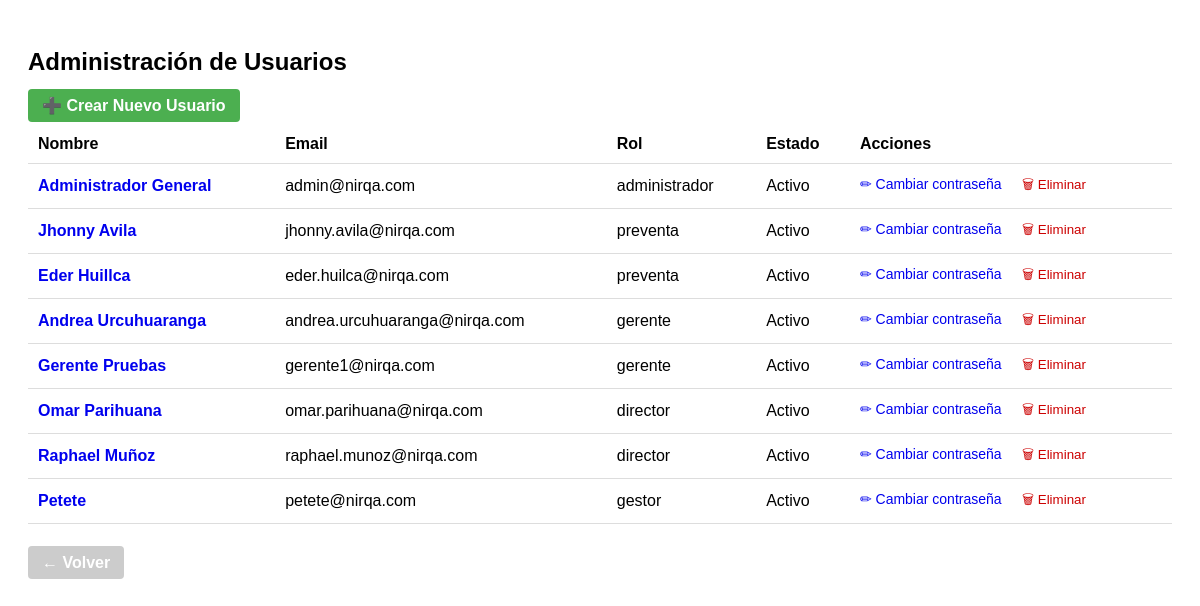
The page /admin/usuarios (signed in) on the database its author committed.
### tables this page shows
CREATE TABLE usuarios (
            id INTEGER PRIMARY KEY AUTOINCREMENT,
            nombre TEXT NOT NULL,
            email TEXT NOT NULL UNIQUE,
            password TEXT NOT NULL,
            rol TEXT NOT NULL CHECK (
                rol IN ('administrador', 'gerente', 'director', 'account_manager', 'preventa', 'gestor')
            ),
            activo INTEGER NOT NULL DEFAULT 1
        , ultima_actualizacion_password TEXT, password_anterior TEXT);

### app.py (the view)
@app.route("/admin/usuarios")
def admin_usuarios():
    if "usuario_id" not in session or session.get("rol") != "administrador":
        flash("Acceso denegado", "error")
        return redirect(url_for("index"))
    conn = get_db_connection()
    cursor = conn.cursor()
    cursor.execute("SELECT id, nombre, email, rol, activo FROM usuarios")
    usuarios = cursor.fetchall()
    conn.close()
    return render_template("admin_usuarios.html", usuarios=usuarios)

### app.py (called while the page is built)
@app.before_request
def verificar_acceso():
    rutas_publicas = ["/login", "/static", "/favicon.ico"]
    if not session.get("usuario_id"):
        if not any(request.path.startswith(r) for r in rutas_publicas):
            return redirect(url_for('login'))

### utils/db_connection.py (called while the page is built)
def get_db_connection():
    base_dir = os.path.dirname(os.path.abspath(__file__))
    db_path = os.path.join(base_dir, '..', 'database', 'crm_database.db')
    conn = sqlite3.connect(db_path)
    conn.row_factory = sqlite3.Row  # ✅ Esto permite acceder a las columnas por nombre
    return conn

### templates/admin_usuarios.html (shortened to what this page needs)
<!DOCTYPE html>
<html lang="es">
<head>
</head>
<body>
    <h2>Administración de Usuarios</h2>
    <a href="{{ url_for('crear_usuario') }}" class="button">➕ Crear Nuevo Usuario</a>
    <table>
        <thead>
            <tr>
                <th>Nombre</th>
                <th>Email</th>
                <th>Rol</th>
                <th>Estado</th>
                <th>Acciones</th>
            </tr>
        </thead>
        <tbody>
            {% for usuario in usuarios %}
            <tr>
                <td>
                  <a href="{{ url_for('editar_usuario', id=usuario.id) }}" style="text-decoration:none; font-weight:bold;">
                    {{ usuario.nombre }}
                  </a>
                </td>
                <td>{{ usuario.email }}</td>
                <td>{{ usuario.rol }}</td>
                <td>{{ "Activo" if usuario.activo else "Inactivo" }}</td>
                <td class="acciones">
                    <a href="{{ url_for('cambiar_password', id=usuario.id) }}">✏ Cambiar contraseña</a>
                    <form method="POST" action="{{ url_for('eliminar_usuario', id=usuario.id) }}" style="display:inline;" onsubmit="return confirm('¿Seguro que deseas eliminar este usuario?');">
                        <button type="submit" style="background:none; border:none; color:#c00; cursor:pointer;">🗑 Eliminar</button>
                    </form>
                </td>
            </tr>
            {% endfor %}
        </tbody>
    </table>
    <div style="margin-top: 30px;">
        <a href="{{ url_for('index') }}" class="button button-secondary" style="text-decoration: none;">
            ← Volver
        </a>
    </div>
</body>
</html>

### templates/admin_usuarios.html (style rules this page uses)
body { font-family: Arial, sans-serif; padding: 20px; }
h2 { margin-bottom: 20px; }
table { width: 100%; border-collapse: collapse; margin-top: 10px; }
th, td { padding: 10px; text-align: left; border-bottom: 1px solid #ddd; }
.acciones a { margin-right: 10px; text-decoration: none; font-size: 14px; }
.button { background-color: #4CAF50; color: white; padding: 8px 14px; border: none; border-radius: 4px; text-decoration: none; font-weight: bold; cursor: pointer; margin-bottom: 20px; }
.button-secondary { background-color: #CCC; color: white; }

### rows shown on the page
usuarios: nombre "Administrador General", email "admin@nirqa.com", rol "administrador", activo "Activo"
usuarios: nombre "Jhonny Avila", email "jhonny.avila@nirqa.com", rol "preventa", activo "Activo"
usuarios: nombre "Eder Huillca", email "eder.huilca@nirqa.com", rol "preventa", activo "Activo"
usuarios: nombre "Andrea Urcuhuaranga", email "andrea.urcuhuaranga@nirqa.com", rol "gerente", activo "Activo"
usuarios: nombre "Gerente Pruebas", email "gerente1@nirqa.com", rol "gerente", activo "Activo"
usuarios: nombre "Omar Parihuana", email "omar.parihuana@nirqa.com", rol "director", activo "Activo"
usuarios: nombre "Raphael Muñoz", email "raphael.munoz@nirqa.com", rol "director", activo "Activo"
usuarios: nombre "Petete", email "petete@nirqa.com", rol "gestor", activo "Activo"
